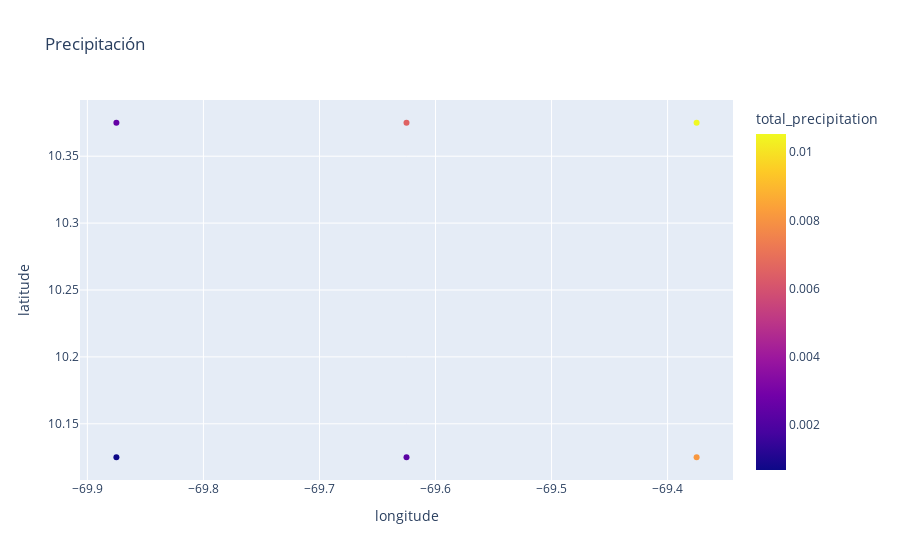

Notebook code cell kept with this figure:
### Code cell
# x and y given as array_like objects
import plotly.express as px

fig = px.scatter(data[data.date==201001],
y='latitude',
x='longitude',
color='total_precipitation',
title='Precipitación')
fig.show()

### Figure 1 — Plotly figure (JSON) as saved in the notebook; plotly's stock layout.template omitted (floating-point values rounded to 4 significant figures)
{"data": [{"hovertemplate": "longitude=%{x}<br>latitude=%{y}<br>total_precipitation=%{marker.color}<extra></extra>", "legendgroup": "", "marker": {"color": [0.0006679, 0.002523, 0.002266, 0.006498, 0.008106, 0.01054], "coloraxis": "coloraxis", "symbol": "circle"}, "mode": "markers", "name": "", "orientation": "v", "showlegend": false, "type": "scatter", "x": [-69.88, -69.88, -69.62, -69.62, -69.38, -69.38], "xaxis": "x", "y": [10.12, 10.38, 10.12, 10.38, 10.12, 10.38], "yaxis": "y"}], "layout": {"coloraxis": {"colorbar": {"title": {"text": "total_precipitation"}}, "colorscale": [[0, "#0d0887"], [0.1111, "#46039f"], [0.2222, "#7201a8"], [0.3333, "#9c179e"], [0.4444, "#bd3786"], [0.5556, "#d8576b"], [0.6667, "#ed7953"], [0.7778, "#fb9f3a"], [0.8889, "#fdca26"], [1, "#f0f921"]]}, "legend": {"tracegroupgap": 0}, "title": {"text": "Precipitación"}, "xaxis": {"anchor": "y", "domain": [0, 1], "title": {"text": "longitude"}}, "yaxis": {"anchor": "x", "domain": [0, 1], "title": {"text": "latitude"}}}}
